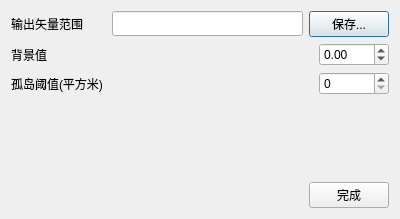
<?xml version="1.0" encoding="UTF-8"?>
<ui version="4.0">
 <class>ipfModelerExtractRasterRangeDialog</class>
 <widget class="QDialog" name="ipfModelerExtractRasterRangeDialog">
  <property name="geometry">
   <rect>
    <x>0</x>
    <y>0</y>
    <width>400</width>
    <height>219</height>
   </rect>
  </property>
  <property name="windowTitle">
   <string>ipfModelerExtractRasterRangeDialog</string>
  </property>
  <layout class="QVBoxLayout" name="verticalLayout">
   <item>
    <layout class="QHBoxLayout" name="horizontalLayout_5">
     <item>
      <widget class="QLabel" name="label_4">
       <property name="minimumSize">
        <size>
         <width>95</width>
         <height>25</height>
        </size>
       </property>
       <property name="text">
        <string>输出矢量范围</string>
       </property>
      </widget>
     </item>
     <item>
      <widget class="QLineEdit" name="lineEdit">
       <property name="minimumSize">
        <size>
         <width>0</width>
         <height>25</height>
        </size>
       </property>
      </widget>
     </item>
     <item>
      <widget class="QPushButton" name="pushButton_2">
       <property name="minimumSize">
        <size>
         <width>75</width>
         <height>25</height>
        </size>
       </property>
       <property name="text">
        <string>保存...</string>
       </property>
      </widget>
     </item>
    </layout>
   </item>
   <item>
    <layout class="QHBoxLayout" name="horizontalLayout_4">
     <item>
      <widget class="QLabel" name="label_3">
       <property name="text">
        <string>背景值</string>
       </property>
      </widget>
     </item>
     <item>
      <spacer name="horizontalSpacer_4">
       <property name="orientation">
        <enum>Qt::Horizontal</enum>
       </property>
       <property name="sizeHint" stdset="0">
        <size>
         <width>40</width>
         <height>20</height>
        </size>
       </property>
      </spacer>
     </item>
     <item>
      <widget class="QDoubleSpinBox" name="sb_background">
       <property name="minimumSize">
        <size>
         <width>70</width>
         <height>0</height>
        </size>
       </property>
       <property name="maximumSize">
        <size>
         <width>70</width>
         <height>16777215</height>
        </size>
       </property>
       <property name="minimum">
        <double>-99999.000000000000000</double>
       </property>
       <property name="maximum">
        <double>99999.000000000000000</double>
       </property>
      </widget>
     </item>
    </layout>
   </item>
   <item>
    <layout class="QHBoxLayout" name="horizontalLayout_6">
     <item>
      <widget class="QLabel" name="label_5">
       <property name="text">
        <string>孤岛阈值(平方米)</string>
       </property>
      </widget>
     </item>
     <item>
      <spacer name="horizontalSpacer_5">
       <property name="orientation">
        <enum>Qt::Horizontal</enum>
       </property>
       <property name="sizeHint" stdset="0">
        <size>
         <width>40</width>
         <height>20</height>
        </size>
       </property>
      </spacer>
     </item>
     <item>
      <widget class="QSpinBox" name="sb_minimumRingsArea">
       <property name="minimumSize">
        <size>
         <width>70</width>
         <height>0</height>
        </size>
       </property>
       <property name="maximumSize">
        <size>
         <width>70</width>
         <height>16777215</height>
        </size>
       </property>
       <property name="maximum">
        <number>99999</number>
       </property>
       <property name="value">
        <number>0</number>
       </property>
      </widget>
     </item>
    </layout>
   </item>
   <item>
    <spacer name="verticalSpacer">
     <property name="orientation">
      <enum>Qt::Vertical</enum>
     </property>
     <property name="sizeHint" stdset="0">
      <size>
       <width>20</width>
       <height>60</height>
      </size>
     </property>
    </spacer>
   </item>
   <item>
    <layout class="QHBoxLayout" name="horizontalLayout">
     <item>
      <spacer name="horizontalSpacer">
       <property name="orientation">
        <enum>Qt::Horizontal</enum>
       </property>
       <property name="sizeHint" stdset="0">
        <size>
         <width>40</width>
         <height>20</height>
        </size>
       </property>
      </spacer>
     </item>
     <item>
      <widget class="QPushButton" name="pushButton">
       <property name="minimumSize">
        <size>
         <width>75</width>
         <height>25</height>
        </size>
       </property>
       <property name="text">
        <string>完成</string>
       </property>
      </widget>
     </item>
    </layout>
   </item>
  </layout>
 </widget>
 <layoutdefault spacing="6" margin="11"/>
 <resources/>
 <connections/>
</ui>
